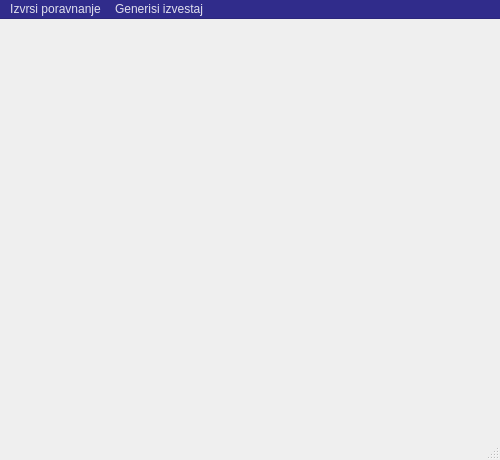
<?xml version="1.0" encoding="UTF-8"?>
<ui version="4.0">
 <class>MainWindow</class>
 <widget class="QMainWindow" name="MainWindow">
  <property name="geometry">
   <rect>
    <x>0</x>
    <y>0</y>
    <width>500</width>
    <height>460</height>
   </rect>
  </property>
  <property name="maximumSize">
   <size>
    <width>500</width>
    <height>460</height>
   </size>
  </property>
  <property name="windowTitle">
   <string>Lotos</string>
  </property>
  <widget class="QWidget" name="centralwidget">
   <layout class="QVBoxLayout" name="verticalLayout_2">
    <item>
     <layout class="QVBoxLayout" name="verticalLayout">
      <item>
       <widget class="QLabel" name="applicationLogo">
        <property name="text">
         <string/>
        </property>
        <property name="pixmap">
         <pixmap>lotosLogo.png</pixmap>
        </property>
       </widget>
      </item>
     </layout>
    </item>
   </layout>
  </widget>
  <widget class="QMenuBar" name="menubar">
   <property name="geometry">
    <rect>
     <x>0</x>
     <y>0</y>
     <width>500</width>
     <height>24</height>
    </rect>
   </property>
   <property name="palette">
    <palette>
     <active>
      <colorrole role="WindowText">
       <brush brushstyle="SolidPattern">
        <color alpha="255">
         <red>255</red>
         <green>255</green>
         <blue>255</blue>
        </color>
       </brush>
      </colorrole>
      <colorrole role="Button">
       <brush brushstyle="SolidPattern">
        <color alpha="255">
         <red>13</red>
         <green>0</green>
         <blue>160</blue>
        </color>
       </brush>
      </colorrole>
      <colorrole role="Text">
       <brush brushstyle="SolidPattern">
        <color alpha="217">
         <red>255</red>
         <green>255</green>
         <blue>255</blue>
        </color>
       </brush>
      </colorrole>
      <colorrole role="ButtonText">
       <brush brushstyle="SolidPattern">
        <color alpha="217">
         <red>255</red>
         <green>255</green>
         <blue>255</blue>
        </color>
       </brush>
      </colorrole>
      <colorrole role="Window">
       <brush brushstyle="SolidPattern">
        <color alpha="255">
         <red>48</red>
         <green>44</green>
         <blue>139</blue>
        </color>
       </brush>
      </colorrole>
     </active>
     <inactive>
      <colorrole role="WindowText">
       <brush brushstyle="SolidPattern">
        <color alpha="255">
         <red>255</red>
         <green>255</green>
         <blue>255</blue>
        </color>
       </brush>
      </colorrole>
      <colorrole role="Button">
       <brush brushstyle="SolidPattern">
        <color alpha="255">
         <red>13</red>
         <green>0</green>
         <blue>160</blue>
        </color>
       </brush>
      </colorrole>
      <colorrole role="Text">
       <brush brushstyle="SolidPattern">
        <color alpha="217">
         <red>255</red>
         <green>255</green>
         <blue>255</blue>
        </color>
       </brush>
      </colorrole>
      <colorrole role="ButtonText">
       <brush brushstyle="SolidPattern">
        <color alpha="217">
         <red>255</red>
         <green>255</green>
         <blue>255</blue>
        </color>
       </brush>
      </colorrole>
      <colorrole role="Window">
       <brush brushstyle="SolidPattern">
        <color alpha="255">
         <red>48</red>
         <green>44</green>
         <blue>139</blue>
        </color>
       </brush>
      </colorrole>
     </inactive>
     <disabled>
      <colorrole role="Button">
       <brush brushstyle="SolidPattern">
        <color alpha="255">
         <red>13</red>
         <green>0</green>
         <blue>160</blue>
        </color>
       </brush>
      </colorrole>
      <colorrole role="Base">
       <brush brushstyle="SolidPattern">
        <color alpha="255">
         <red>48</red>
         <green>44</green>
         <blue>139</blue>
        </color>
       </brush>
      </colorrole>
      <colorrole role="Window">
       <brush brushstyle="SolidPattern">
        <color alpha="255">
         <red>48</red>
         <green>44</green>
         <blue>139</blue>
        </color>
       </brush>
      </colorrole>
     </disabled>
    </palette>
   </property>
   <widget class="QMenu" name="menuIzvrsi_poravnanje">
    <property name="title">
     <string>Izvrsi poravnanje</string>
    </property>
    <addaction name="actionDve_aminokiselinske_sekvence"/>
    <addaction name="actionDve_PB_sekvence"/>
    <addaction name="separator"/>
    <addaction name="actionVise_PB_sekvenci"/>
    <addaction name="actionVise_PB_sekvenci_2"/>
   </widget>
   <widget class="QMenu" name="menuGenerisi_izvestaj">
    <property name="title">
     <string>Generisi izvestaj</string>
    </property>
   </widget>
   <addaction name="menuIzvrsi_poravnanje"/>
   <addaction name="menuGenerisi_izvestaj"/>
  </widget>
  <widget class="QStatusBar" name="statusbar"/>
  <action name="actionDve_aminokiselinske_sekvence">
   <property name="text">
    <string>Dve aminokiselinske sekvence</string>
   </property>
  </action>
  <action name="actionDve_PB_sekvence">
   <property name="text">
    <string>Dve PB sekvence</string>
   </property>
  </action>
  <action name="actionVise_PB_sekvenci">
   <property name="text">
    <string>Vise aminokiselinskih sekvenci</string>
   </property>
  </action>
  <action name="actionVise_PB_sekvenci_2">
   <property name="text">
    <string>Vise PB sekvenci</string>
   </property>
  </action>
 </widget>
 <resources/>
 <connections/>
</ui>
